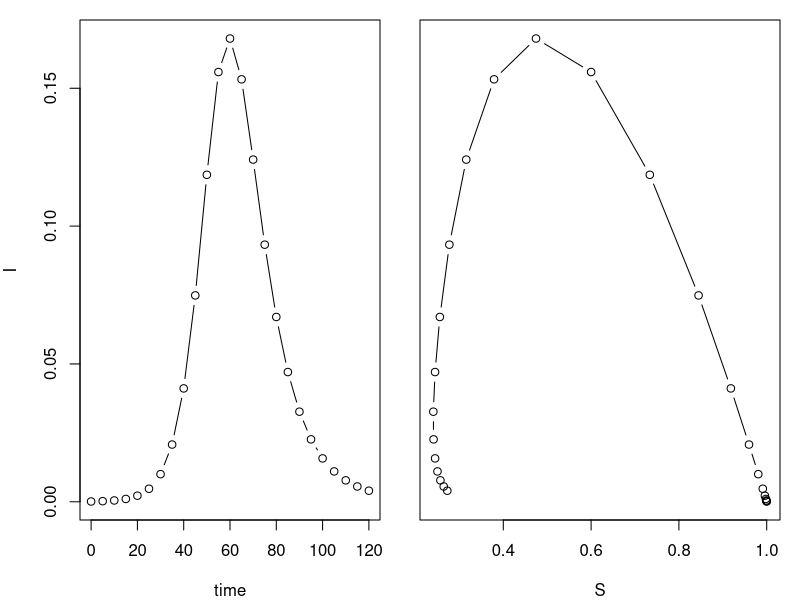
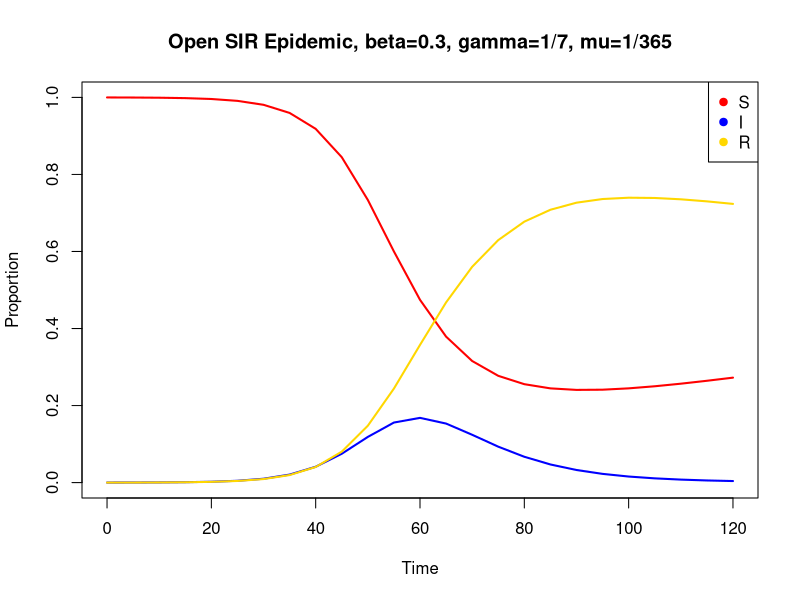
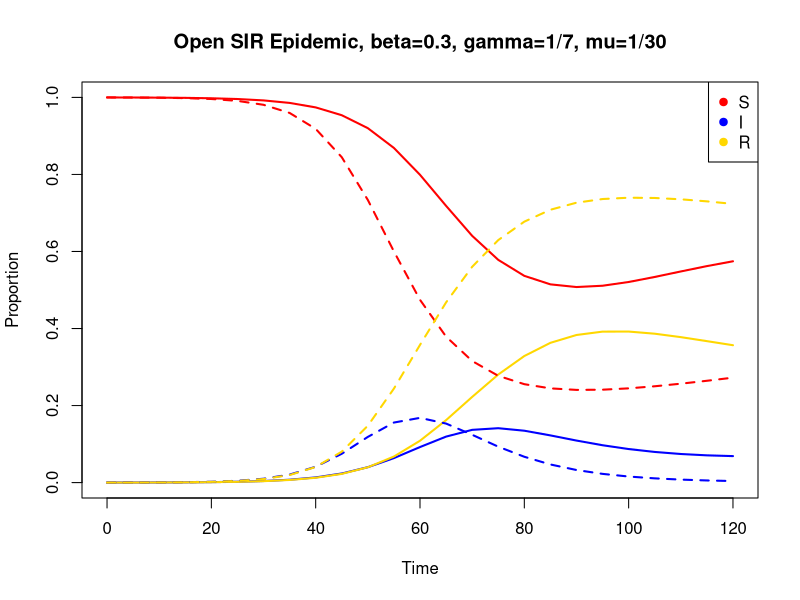

Source code (R) for these figures, in order:
#############################################
# Week 2, Day 1 Modeling Workshop
# Estimating Parameters, Open SIR 
#############################################


##################estimating R0 from the final epidemic size
#first we need to create a function to calculate R0
calc_R0 <- function(r_inf){
    return(-log(1-r_inf)/r_inf) #returns R0 for a given r_inf
}


#let's estimate R0 for an H1N1 influenza outbreak where 
#24% of the total population were infected by the end



#now estimate R0 for an outbreak of measles where 77% 
#of the total population were infected by the end



#sometimes we don't have a precise measure for the total 
#infected, and we must take this uncertainty into account 
#when estimating R0
#rom a serological survey, the proportion of the population 
#infected with measles was 0.65, with a standard deviation 
#of 0.2

#we can create a distribution to represent this variation 
final_size<-rnorm(1000,mean=0.65,sd=0.2)

#we have to limit these values between 0 and 1, since 
#they represent a proportion
final_size<-subset(final_size,final_size>=0 & final_size<=1)

#we can run our R0 function on this range


#create a histogram of the resulting R0 values




#########################estimate final epidemic size from R0
#remember this is a special type of equation because the 
#final epidemic size ends up on both sides of the equation, 
#and must be solved iteratively
#we want both sides of the equation to be equal 
objective_function <- function(r_inf, R0){
    right_side <- 1 - exp(-R0*r_inf)
    left_side <- r_inf
    return(abs(right_side - left_side))
}

#iterative solutions mean we just test a lot of values to 
#find one that's close 
#let's say that our epidemic had an R0=1.1
#input three test values of final size (proportions)
r_inf_test_1 = 
r_inf_test_2 = 
r_inf_test_3 = 

#my fixed R0 = 1.1
fixed_R0 = 1.1

#how close is our test value of r_infty? are both sides 
#equal with any of these test values? which test value is 
#the closest?
objective_function(r_inf_test_1, fixed_R0)

#we can actually test many values for r_inf with a single 
#function in R called:
?optimize
#is the default option to maximize or minimize the function?
#which do we want?

optimize(f=objective_function,interval=c(0,1),R0=1.1)







###############################################open SIR model
library(deSolve)

#here is a function to represent an open SIR model
#it is called "sir.model.open" and it takes 3 arguments

sir.model.open <- function (t, x, params) { #here we begin a function with three arguments
    S <- x[1]                               #create local variable S, the first element of x
    I <- x[2]                               #create local variable I
    R <- x[3]                               #create local variable R
    with(                                   #we can simplify code using "with"
        as.list(params),                    #this argument to "with" lets us use the variable names
        {                                   #the system of rate equations
            dS <- mu*(S+I+R)-beta*S*I-mu*S
            dI <- beta*S*I-gamma*I-mu*I
            dR <- gamma*I-mu*R
            dx <- c(dS,dI,dR)                #combine results into a single vector dx
            list(dx)                         #return result as a list
        }
    )
}
#R will remember the function and apply it when we call it
sir.model.open

#sir model function wants 3 arguments (t,x,params)
#t is time points/units
#params are parameters
#x is starting values

#this model is identical to our closed model, except we
#have added a parameter to represent births and deaths
#this parameter is called "mu"
times <- seq(0,120,by=5)                    #function seq returns a sequence
params <- c(beta=0.3,gamma=1/7,mu=1/365)    #1 birth/yr, 1 death/yr    
xstart <- c(S=9999/10000,I=1/10000,R=0)     #initial conditions

#we run our SIR model function
#we will simulate an epidemic trajectory
#here we save the model output as a dataframe
out <- as.data.frame(lsoda(xstart,times,sir.model.open,params))  #result stored in dataframe

#this plot shows the infecteds and the phase plot for S & I
op <- par(fig=c(0,0.5,0,1),mar=c(4,4,1,1))                  #set graphical parameters
plot(I~time,data=out,type='b')                              #plot the I variable against time
par(fig=c(0.5,1,0,1),mar=c(4,1,1,1),new=T)                  #re-set graphical parameters
plot(I~S,data=out,type='b',yaxt='n',xlab='S')               #plot phase portrait
par(op) 
dev.off()

#let's look at all the compartments
#plot all the lines together
plot(NA,NA,xlab="Time",ylab="Proportion",main="Open SIR Epidemic, beta=0.3, gamma=1/7, mu=1/365",
     ylim=c(0,1),xlim=c(0,120))
lines(out$time,out$S,col="red",lwd=2)
lines(out$time,out$I,col="blue",lwd=2)
lines(out$time,out$R,col="gold",lwd=2)
legend("topright",pch=19,c("S","I","R"),col=c("red","blue","gold"))

#questions about the epidemic
#what was the maximum proportion infected at once?
max(out$I)
#when did the epidemic peak occur? (maximum infected)
subset(out,out$I==max(out$I))

#what if the birth rate is much higher?
times <- seq(0,120,by=5)                    #function seq returns a sequence
params <- c(beta=0.3,gamma=1/7,mu=1/30)    #1 birth/month, 1 death/month    
xstart <- c(S=9999/10000,I=1/10000,R=0)     #initial conditions

#we run our SIR model function
#we will simulate an epidemic trajectory
#here we save the model output as a dataframe
out2 <- as.data.frame(lsoda(xstart,times,sir.model.open,params))  #result stored in dataframe

#plot all the lines together
plot(NA,NA,xlab="Time",ylab="Proportion",main="Open SIR Epidemic, beta=0.3, gamma=1/7, mu=1/30",
     ylim=c(0,1),xlim=c(0,120))
lines(out2$time,out2$S,col="red",lwd=2)
lines(out2$time,out2$I,col="blue",lwd=2)
lines(out2$time,out2$R,col="gold",lwd=2)
legend("topright",pch=19,c("S","I","R"),col=c("red","blue","gold"))

#what is different between the epidemic dynamics in
#these two situations?

#add the original epidemic lines to compare:
lines(out$time,out$S,col="red",lwd=2,lty=2)
lines(out$time,out$I,col="blue",lwd=2,lty=2)
lines(out$time,out$R,col="gold",lwd=2,lty=2)
